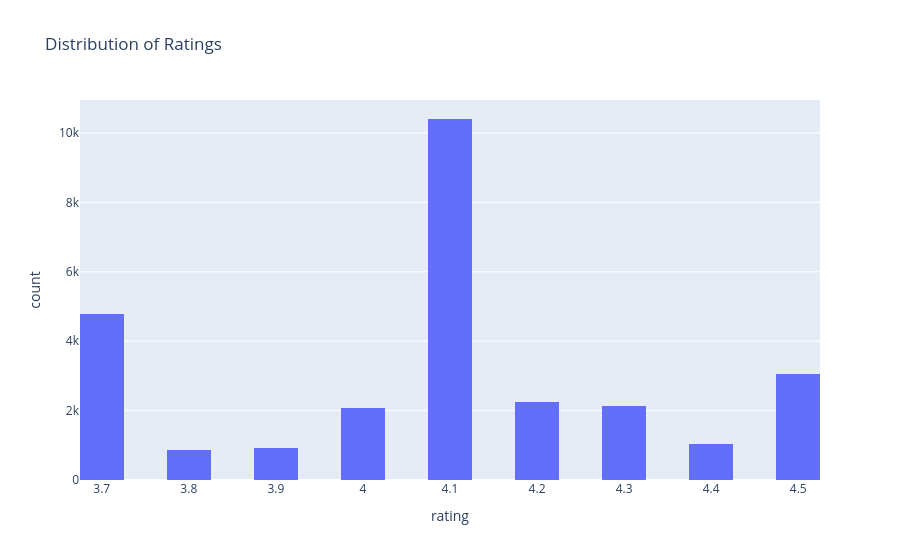

Notebook code cell kept with this figure:
### Markdown cell above
- The distribution of sale price is right-skewed, indicating the presence of higher-priced products  
- Most products are concentrated in the lower price range (approximately ₹50 to ₹300)  
- A gradual decline in frequency is observed as price increases  
- Few products exist in the higher price range, showing a long tail distribution  
- The peak around lower price bins suggests that affordable products dominate the platform

### Code cell
#ratings
fig = px.histogram(df, x='rating', nbins=30,title='Distribution of Ratings')
fig.show()

### Figure 1 — Plotly figure (JSON) as saved in the notebook; plotly's stock layout.template omitted (floating-point values rounded to 4 significant figures; data arrays with more than 128 entries replaced by an {"elided": "..."} marker saying what was removed)
{"data": [{"bingroup": "x", "hovertemplate": "rating=%{x}<br>count=%{y}<extra></extra>", "legendgroup": "", "marker": {"color": "#636efa", "pattern": {"shape": ""}}, "name": "", "nbinsx": 30, "orientation": "v", "showlegend": false, "type": "histogram", "x": {"elided": "27554 float values"}, "xaxis": "x", "yaxis": "y"}], "layout": {"barmode": "relative", "legend": {"tracegroupgap": 0}, "title": {"text": "Distribution of Ratings"}, "xaxis": {"anchor": "y", "domain": [0, 1], "title": {"text": "rating"}}, "yaxis": {"anchor": "x", "domain": [0, 1], "title": {"text": "count"}}}}
